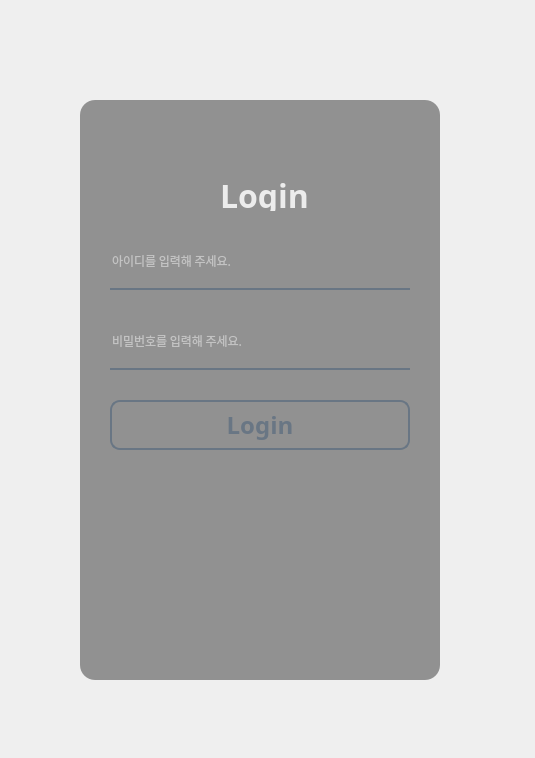
<?xml version="1.0" encoding="UTF-8"?>
<ui version="4.0">
 <class>MainWindow</class>
 <widget class="QMainWindow" name="MainWindow">
  <property name="geometry">
   <rect>
    <x>0</x>
    <y>0</y>
    <width>535</width>
    <height>758</height>
   </rect>
  </property>
  <property name="windowTitle">
   <string>MainWindow</string>
  </property>
  <widget class="QWidget" name="centralwidget">
   <widget class="QWidget" name="widget" native="true">
    <property name="geometry">
     <rect>
      <x>30</x>
      <y>30</y>
      <width>470</width>
      <height>700</height>
     </rect>
    </property>
    <widget class="QLabel" name="label">
     <property name="geometry">
      <rect>
       <x>30</x>
       <y>30</y>
       <width>400</width>
       <height>640</height>
      </rect>
     </property>
     <property name="styleSheet">
      <string notr="true">border-image:url(:/images/lighthouse-6397239_640.jpg);
border-radius:20px;

</string>
     </property>
     <property name="text">
      <string/>
     </property>
    </widget>
    <widget class="QLabel" name="label_2">
     <property name="geometry">
      <rect>
       <x>30</x>
       <y>30</y>
       <width>400</width>
       <height>640</height>
      </rect>
     </property>
     <property name="styleSheet">
      <string notr="true">border-background:qlineargradient(spread:pad, x1:0, y1:0, x2:1, y2:0, stop:0 rgba(0, 0, 0, 255), stop:1 rgba(255, 255, 255, 255));
border-radius:20px;

</string>
     </property>
     <property name="text">
      <string/>
     </property>
    </widget>
    <widget class="QLabel" name="label_3">
     <property name="geometry">
      <rect>
       <x>50</x>
       <y>70</y>
       <width>360</width>
       <height>580</height>
      </rect>
     </property>
     <property name="styleSheet">
      <string notr="true">background-color : rgba(0,0,0,100);
border-radius : 15px;</string>
     </property>
     <property name="text">
      <string/>
     </property>
    </widget>
    <widget class="QLabel" name="label_4">
     <property name="geometry">
      <rect>
       <x>190</x>
       <y>150</y>
       <width>131</width>
       <height>31</height>
      </rect>
     </property>
     <property name="font">
      <font>
       <family>NEXON Lv1 Gothic OTF</family>
       <pointsize>24</pointsize>
       <weight>75</weight>
       <bold>true</bold>
      </font>
     </property>
     <property name="styleSheet">
      <string notr="true">color : rgba(255,255,255,210);</string>
     </property>
     <property name="text">
      <string>Login</string>
     </property>
    </widget>
    <widget class="QLineEdit" name="lineEdit">
     <property name="geometry">
      <rect>
       <x>80</x>
       <y>210</y>
       <width>300</width>
       <height>50</height>
      </rect>
     </property>
     <property name="font">
      <font>
       <family>NEXON Lv1 Gothic OTF</family>
      </font>
     </property>
     <property name="styleSheet">
      <string notr="true">background-color:rgba(0,0,0,0);
border:none;
border-bottom:2px solid rgba(105, 118, 132, 255);
color:rgba(255,255,255,230);
padding-bottom:7px;</string>
     </property>
     <property name="placeholderText">
      <string>아이디를 입력해 주세요.</string>
     </property>
    </widget>
    <widget class="QLineEdit" name="lineEdit_2">
     <property name="geometry">
      <rect>
       <x>80</x>
       <y>290</y>
       <width>300</width>
       <height>50</height>
      </rect>
     </property>
     <property name="font">
      <font>
       <family>NEXON Lv1 Gothic OTF</family>
      </font>
     </property>
     <property name="styleSheet">
      <string notr="true">background-color:rgba(0,0,0,0);
border:none;
border-bottom:2px solid rgba(105, 118, 132, 255);
color:rgba(255,255,255,230);
padding-bottom:7px;</string>
     </property>
     <property name="echoMode">
      <enum>QLineEdit::Password</enum>
     </property>
     <property name="placeholderText">
      <string>비밀번호를 입력해 주세요.</string>
     </property>
    </widget>
    <widget class="QPushButton" name="pushButton">
     <property name="enabled">
      <bool>true</bool>
     </property>
     <property name="geometry">
      <rect>
       <x>80</x>
       <y>370</y>
       <width>300</width>
       <height>50</height>
      </rect>
     </property>
     <property name="font">
      <font>
       <family>Lantinghei TC</family>
       <pointsize>18</pointsize>
       <weight>75</weight>
       <bold>true</bold>
      </font>
     </property>
     <property name="styleSheet">
      <string notr="true">QPushButton{
border-radius:10px;
color : rgba(105, 118, 132, 255);
border:2px solid rgba(105, 118, 132, 255);
}
QPushButton:hover{
border-radius:10px;
color : rgba(125, 138, 152, 255);
border:2px solid rgba(125, 138, 152, 255);
}
QPushButton:pressed{
border-radius:10px;
color : rgba(255, 255, 255, 210);
border:2px solid rgba(255, 255, 255, 210);
}</string>
     </property>
     <property name="text">
      <string>Login</string>
     </property>
     <property name="autoDefault">
      <bool>false</bool>
     </property>
     <property name="default">
      <bool>false</bool>
     </property>
    </widget>
   </widget>
  </widget>
 </widget>
 <resources>
  <include location="res.qrc"/>
 </resources>
 <connections/>
</ui>
